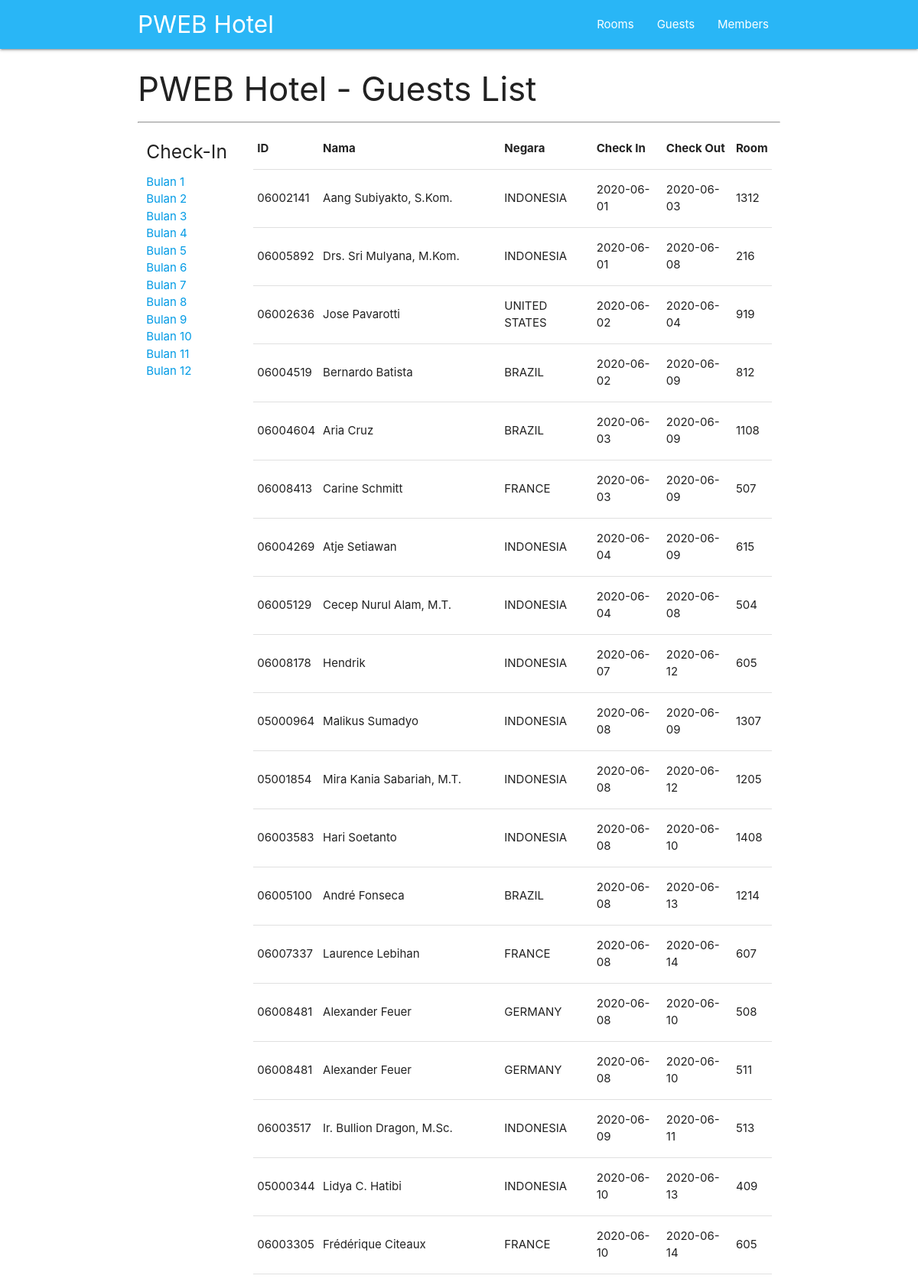
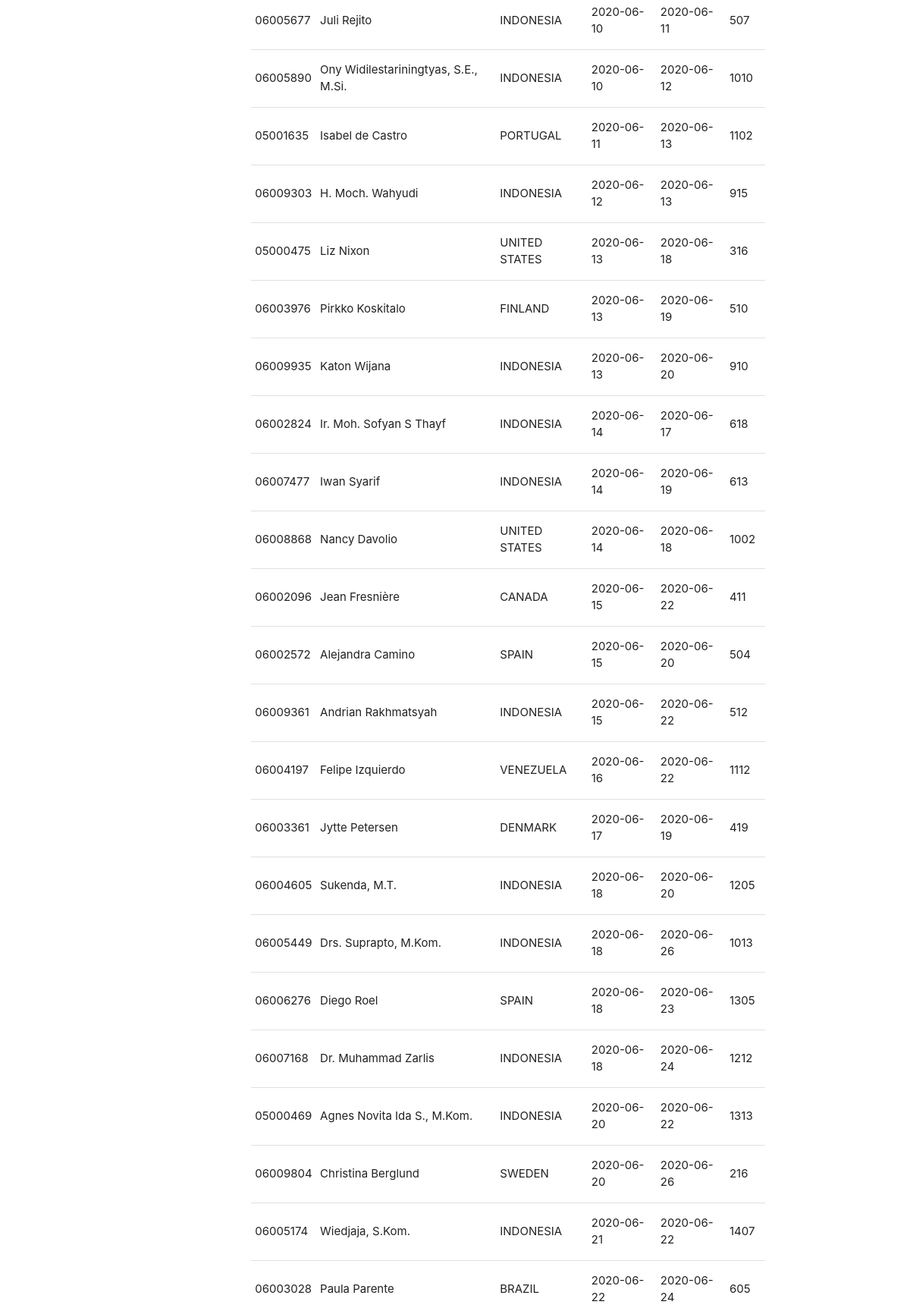
Screenshot of /guests/6 (upper part) with the database file from the repository (2 pictures, top to bottom).
### tables this page shows
CREATE TABLE `guests` (
  `date_in` date DEFAULT NULL,
  `date_out` date DEFAULT NULL,
  `member_ID` char(8) DEFAULT NULL,
  `room` char(4) DEFAULT NULL
);

CREATE TABLE `members` (
  `member_ID` char(8) NOT NULL DEFAULT '',
  `nama` varchar(50) DEFAULT NULL,
  `alamat` varchar(100) DEFAULT NULL,
  `kota` varchar(30) DEFAULT NULL,
  `kodepos` varchar(15) DEFAULT NULL,
  `negara` char(2) DEFAULT NULL,
  `telepon` varchar(25) DEFAULT NULL,
  `hp` varchar(20) DEFAULT NULL,
  PRIMARY KEY (`member_ID`)
);

CREATE TABLE `country` (
  `CC` char(2) NOT NULL DEFAULT '',
  `Country` varchar(80) DEFAULT NULL,
  `ccode` varchar(5) DEFAULT NULL,
  PRIMARY KEY (`CC`)
);

### html/application/controllers/Guest.php (called while the page is built, shortened)
<?php
class Guest extends CI_Controller
{
  function __construct()
  {
    $this->load->model('guest_model');
  }
  public function guestlist( $checkin = '' )
  {
    if ($checkin == '') {
      $where = '';
    }
    else {
      $where = "(MONTH(date_in) = ".$checkin.")" ;
    }
    $viewdata['judul'] = "PWEB Hotel - Guests List";
    $viewdata['guests'] = $this->guest_model->guestList( $where );
    $this->load->view('layout/header');
    $this->load->view('guestlist', $viewdata);
    $this->load->view('layout/footer');
  }
}

### html/index.php (called while the page is built, shortened)
<?php
require_once BASEPATH.'core/CodeIgniter.php';

### html/application/models/Guest_model.php (called while the page is built, shortened)
<?php
class Guest_model extends CI_Model {
  public function guestList( $where = '' )
  {
    $this->db->select('gs.member_ID, mm.nama, cc.Country, gs.date_in, gs.date_out, gs.room');
    $this->db->join('members mm' , 'gs.member_ID = mm.member_ID');
    $this->db->join('country cc' , 'mm.negara=cc.CC');
    if ( $where != '' ) $this->db->where( $where );
    $query = $this->db->get( 'guests gs' );
    return $query->result_array();
  }
}

### html/application/views/guestlist.php (the view)
<div class="container">
<h3> <?= $judul ?> </h3>
<hr>
<div class="row">
  <div class="col s2">
    <h5>Check-In</h5>
    <ul>
      <li>
        <?php
          for ($l=1; $l<=12 ; $l++) {
            ?>
            <li>
              <a href="/guests/<?= $l?>">Bulan <?= $l ?></a>
            </li>
            <?php
          }
         ?>
      </li>
    </ul>
  </div>
  <div class="col s10">
    <table>
      <thead>
        <tr>
          <th>ID</th>
          <th>Nama</th>
          <th>Negara</th>
          <th>Check In</th>
          <th>Check Out</th>
          <th>Room</th>
        </tr>
      </thead>
      <tbody>
      <?php foreach ($guests as $guest): ?>
        <tr>
          <td> <?= $guest['member_ID'] ?></td>
          <td> <?= $guest['nama'] ?></td>
          <td> <?= $guest['Country'] ?></td>
          <td> <?= $guest['date_in'] ?></td>
          <td> <?= $guest['date_out'] ?></td>
          <td> <?= $guest['room'] ?></td>
        </tr>
      <?php endforeach; ?>
      </tbody>
    </table>
  </div>
</div>
</div>

### rows the page displays
guests: member_ID "06002141", member_ID.nama "Aang Subiyakto, S.Kom.", country.Country "INDONESIA", date_in "2020-06-01", date_out "2020-06-03", room "1312"
guests: member_ID "06005892", member_ID.nama "Drs. Sri Mulyana, M.Kom.", country.Country "INDONESIA", date_in "2020-06-01", date_out "2020-06-08", room "216"
guests: member_ID "06002636", member_ID.nama "Jose Pavarotti", country.Country "UNITED STATES", date_in "2020-06-02", date_out "2020-06-04", room "919"
guests: member_ID "06004519", member_ID.nama "Bernardo Batista", country.Country "BRAZIL", date_in "2020-06-02", date_out "2020-06-09", room "812"
guests: member_ID "06004604", member_ID.nama "Aria Cruz", country.Country "BRAZIL", date_in "2020-06-03", date_out "2020-06-09", room "1108"
guests: member_ID "06008413", member_ID.nama "Carine Schmitt", country.Country "FRANCE", date_in "2020-06-03", date_out "2020-06-09", room "507"
guests: member_ID "06004269", member_ID.nama "Atje Setiawan", country.Country "INDONESIA", date_in "2020-06-04", date_out "2020-06-09", room "615"
guests: member_ID "06005129", member_ID.nama "Cecep Nurul Alam, M.T.", country.Country "INDONESIA", date_in "2020-06-04", date_out "2020-06-08", room "504"
guests: member_ID "06008178", member_ID.nama "Hendrik", country.Country "INDONESIA", date_in "2020-06-07", date_out "2020-06-12", room "605"
guests: member_ID "05000964", member_ID.nama "Malikus Sumadyo", country.Country "INDONESIA", date_in "2020-06-08", date_out "2020-06-09", room "1307"
guests: member_ID "05001854", member_ID.nama "Mira Kania Sabariah, M.T.", country.Country "INDONESIA", date_in "2020-06-08", date_out "2020-06-12", room "1205"
guests: member_ID "06003583", member_ID.nama "Hari Soetanto", country.Country "INDONESIA", date_in "2020-06-08", date_out "2020-06-10", room "1408"
guests: member_ID "06005100", member_ID.nama "André Fonseca", country.Country "BRAZIL", date_in "2020-06-08", date_out "2020-06-13", room "1214"
guests: member_ID "06007337", member_ID.nama "Laurence Lebihan", country.Country "FRANCE", date_in "2020-06-08", date_out "2020-06-14", room "607"
guests: member_ID "06008481", member_ID.nama "Alexander Feuer", country.Country "GERMANY", date_in "2020-06-08", date_out "2020-06-10", room "508"
guests: member_ID "06008481", member_ID.nama "Alexander Feuer", country.Country "GERMANY", date_in "2020-06-08", date_out "2020-06-10", room "511"
guests: member_ID "06003517", member_ID.nama "Ir. Bullion Dragon, M.Sc.", country.Country "INDONESIA", date_in "2020-06-09", date_out "2020-06-11", room "513"
guests: member_ID "05000344", member_ID.nama "Lidya C. Hatibi", country.Country "INDONESIA", date_in "2020-06-10", date_out "2020-06-13", room "409"
guests: member_ID "06003305", member_ID.nama "Frédérique Citeaux", country.Country "FRANCE", date_in "2020-06-10", date_out "2020-06-14", room "605"
guests: member_ID "06005677", member_ID.nama "Juli Rejito", country.Country "INDONESIA", date_in "2020-06-10", date_out "2020-06-11", room "507"
guests: member_ID "06005890", member_ID.nama "Ony Widilestariningtyas, S.E., M.Si.", country.Country "INDONESIA", date_in "2020-06-10", date_out "2020-06-12", room "1010"
guests: member_ID "05001635", member_ID.nama "Isabel de Castro", country.Country "PORTUGAL", date_in "2020-06-11", date_out "2020-06-13", room "1102"
guests: member_ID "06009303", member_ID.nama "H. Moch. Wahyudi", country.Country "INDONESIA", date_in "2020-06-12", date_out "2020-06-13", room "915"
guests: member_ID "05000475", member_ID.nama "Liz Nixon", country.Country "UNITED STATES", date_in "2020-06-13", date_out "2020-06-18", room "316"
guests: member_ID "06003976", member_ID.nama "Pirkko Koskitalo", country.Country "FINLAND", date_in "2020-06-13", date_out "2020-06-19", room "510"
guests: member_ID "06009935", member_ID.nama "Katon Wijana", country.Country "INDONESIA", date_in "2020-06-13", date_out "2020-06-20", room "910"
guests: member_ID "06002824", member_ID.nama "Ir. Moh. Sofyan S Thayf", country.Country "INDONESIA", date_in "2020-06-14", date_out "2020-06-17", room "618"
guests: member_ID "06007477", member_ID.nama "Iwan Syarif", country.Country "INDONESIA", date_in "2020-06-14", date_out "2020-06-19", room "613"
guests: member_ID "06008868", member_ID.nama "Nancy Davolio", country.Country "UNITED STATES", date_in "2020-06-14", date_out "2020-06-18", room "1002"
guests: member_ID "06002096", member_ID.nama "Jean Fresnière", country.Country "CANADA", date_in "2020-06-15", date_out "2020-06-22", room "411"
guests: member_ID "06002572", member_ID.nama "Alejandra Camino", country.Country "SPAIN", date_in "2020-06-15", date_out "2020-06-20", room "504"
guests: member_ID "06009361", member_ID.nama "Andrian Rakhmatsyah", country.Country "INDONESIA", date_in "2020-06-15", date_out "2020-06-22", room "512"
guests: member_ID "06004197", member_ID.nama "Felipe Izquierdo", country.Country "VENEZUELA", date_in "2020-06-16", date_out "2020-06-22", room "1112"
guests: member_ID "06003361", member_ID.nama "Jytte Petersen", country.Country "DENMARK", date_in "2020-06-17", date_out "2020-06-19", room "419"
guests: member_ID "06004605", member_ID.nama "Sukenda, M.T.", country.Country "INDONESIA", date_in "2020-06-18", date_out "2020-06-20", room "1205"
guests: member_ID "06005449", member_ID.nama "Drs. Suprapto, M.Kom.", country.Country "INDONESIA", date_in "2020-06-18", date_out "2020-06-26", room "1013"
guests: member_ID "06006276", member_ID.nama "Diego Roel", country.Country "SPAIN", date_in "2020-06-18", date_out "2020-06-23", room "1305"
guests: member_ID "06007168", member_ID.nama "Dr. Muhammad Zarlis", country.Country "INDONESIA", date_in "2020-06-18", date_out "2020-06-24", room "1212"
guests: member_ID "05000469", member_ID.nama "Agnes Novita Ida S., M.Kom.", country.Country "INDONESIA", date_in "2020-06-20", date_out "2020-06-22", room "1313"
guests: member_ID "06009804", member_ID.nama "Christina Berglund", country.Country "SWEDEN", date_in "2020-06-20", date_out "2020-06-26", room "216"
guests: member_ID "06005174", member_ID.nama "Wiedjaja, S.Kom.", country.Country "INDONESIA", date_in "2020-06-21", date_out "2020-06-22", room "1407"
guests: member_ID "06003028", member_ID.nama "Paula Parente", country.Country "BRAZIL", date_in "2020-06-22", date_out "2020-06-24", room "605"

### other values shown
$judul "PWEB Hotel - Guests List"
